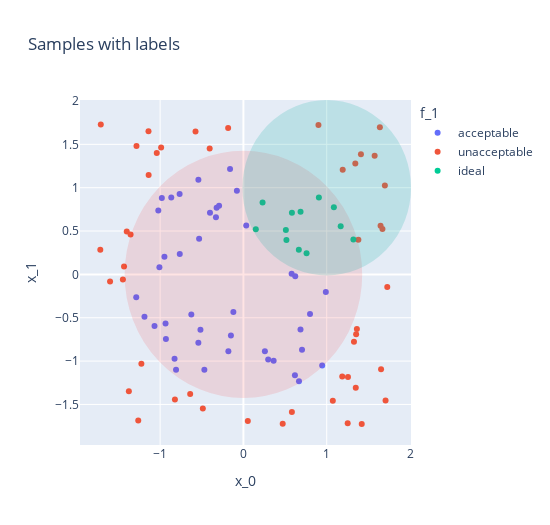

The notebook cell saved with this chart:
### Code cell
# Plot the sample df
import math
import plotly.express as px 
fig = px.scatter(sample_df, x="x_0", y="x_1", color="f_1", width=550, height=525, title="Samples with labels")
fig.add_shape(type="circle",
    xref="x", yref="y",
    opacity=0.1,
    fillcolor="red",
    x0=-math.sqrt(2), y0=-math.sqrt(2), x1=math.sqrt(2), y1=math.sqrt(2),
    line_color="red",
)
fig.add_shape(type="circle",
    xref="x", yref="y",
    opacity=0.2,
    fillcolor="LightSeaGreen",
    x0=0, y0=0, x1=2, y1=2,
    line_color="LightSeaGreen",
)
fig.show()

### Figure 1 — Plotly figure (JSON) as saved in the notebook; plotly's stock layout.template omitted (floating-point values rounded to 4 significant figures)
{"data": [{"hovertemplate": "f_1=acceptable<br>x_0=%{x}<br>x_1=%{y}<extra></extra>", "legendgroup": "acceptable", "marker": {"color": "#636efa", "symbol": "circle"}, "mode": "markers", "name": "acceptable", "orientation": "v", "showlegend": true, "type": "scatter", "x": [-0.15, -0.6253, -0.7659, -0.5406, 0.9895, -0.866, -1.022, -0.4014, -0.1206, -1.008, -0.935, 0.9458, -0.532, -0.4689, -0.07833, -0.9793, 0.5788, -0.9481, -1.188, 0.7036, 0.2579, -1.287, -0.3218, -0.2922, -0.8089, -0.1605, 0.6219, 0.03372, -0.1804, 0.6673, 0.3629, -0.5411, 0.6185, 0.7996, 0.6854, -0.3297, -0.5158, -0.8268, -0.9304, 0.2975, -1.067, -0.764], "xaxis": "x", "y": [-0.7041, -0.4632, 0.9277, 1.091, -0.2019, 0.8873, 0.7369, 0.7111, -0.4342, 0.08217, -0.5657, -1.051, 0.4107, -1.1, 0.9645, 0.8814, 0.006477, 0.2047, -0.4872, -0.8695, -0.8859, -0.2645, 0.77, 0.7931, -1.1, 1.216, -0.02183, 0.5629, -0.8869, -1.232, -0.9955, -0.789, -1.163, -0.4567, -0.635, 0.6602, -0.6392, -0.972, -0.7449, -0.9804, -0.5942, 0.2362], "yaxis": "y"}, {"hovertemplate": "f_1=unacceptable<br>x_0=%{x}<br>x_1=%{y}<extra></extra>", "legendgroup": "unacceptable", "marker": {"color": "#EF553B", "symbol": "circle"}, "mode": "markers", "name": "unacceptable", "orientation": "v", "showlegend": true, "type": "scatter", "x": [-1.447, -1.601, 1.42, 1.349, -0.6393, 1.576, 1.727, -1.138, -0.4871, 1.343, 1.653, 0.05286, -1.718, 1.252, -1.375, -0.1832, 1.327, 1.073, 0.9008, 0.4717, -1.284, -1.225, -0.988, -1.712, -0.8223, 1.698, -0.4051, -1.14, 1.669, -0.5749, 1.353, 1.411, 1.255, -1.04, -1.401, 1.638, -1.355, 1.187, -1.433, 1.647, 0.5821, 1.38, 1.362, 1.192, -1.262, 1.706], "xaxis": "x", "y": [-0.05969, -0.08203, -1.726, -1.306, -1.381, 1.37, -0.1465, 1.147, -1.546, 1.278, -1.095, -1.692, 0.2848, -1.716, -1.346, 1.69, -0.7777, -1.457, 1.724, -1.722, 1.48, -1.031, 1.464, 1.728, -1.442, 1.026, 1.452, 1.651, 0.5237, 1.647, -0.6903, 1.387, -1.183, 1.4, 0.4939, 1.697, 0.4613, -1.178, 0.09068, 0.5612, -1.587, 0.4, -0.6292, 1.208, -1.685, -1.454], "yaxis": "y"}, {"hovertemplate": "f_1=ideal<br>x_0=%{x}<br>x_1=%{y}<extra></extra>", "legendgroup": "ideal", "marker": {"color": "#00cc96", "symbol": "circle"}, "mode": "markers", "name": "ideal", "orientation": "v", "showlegend": true, "type": "scatter", "x": [0.9062, 0.5163, 0.5094, 0.686, 0.5824, 1.086, 1.321, 0.1488, 0.7581, 1.168, 0.6653, 0.2301], "xaxis": "x", "y": [0.8867, 0.3958, 0.5122, 0.7227, 0.7116, 0.7731, 0.402, 0.5203, 0.2451, 0.5559, 0.285, 0.8281], "yaxis": "y"}], "layout": {"height": 525, "legend": {"title": {"text": "f_1"}, "tracegroupgap": 0}, "shapes": [{"fillcolor": "red", "line": {"color": "red"}, "opacity": 0.1, "type": "circle", "x0": -1.414, "x1": 1.414, "xref": "x", "y0": -1.414, "y1": 1.414, "yref": "y"}, {"fillcolor": "LightSeaGreen", "line": {"color": "LightSeaGreen"}, "opacity": 0.2, "type": "circle", "x0": 0, "x1": 2, "xref": "x", "y0": 0, "y1": 2, "yref": "y"}], "title": {"text": "Samples with labels"}, "width": 550, "xaxis": {"anchor": "y", "domain": [0, 1], "title": {"text": "x_0"}}, "yaxis": {"anchor": "x", "domain": [0, 1], "title": {"text": "x_1"}}}}
